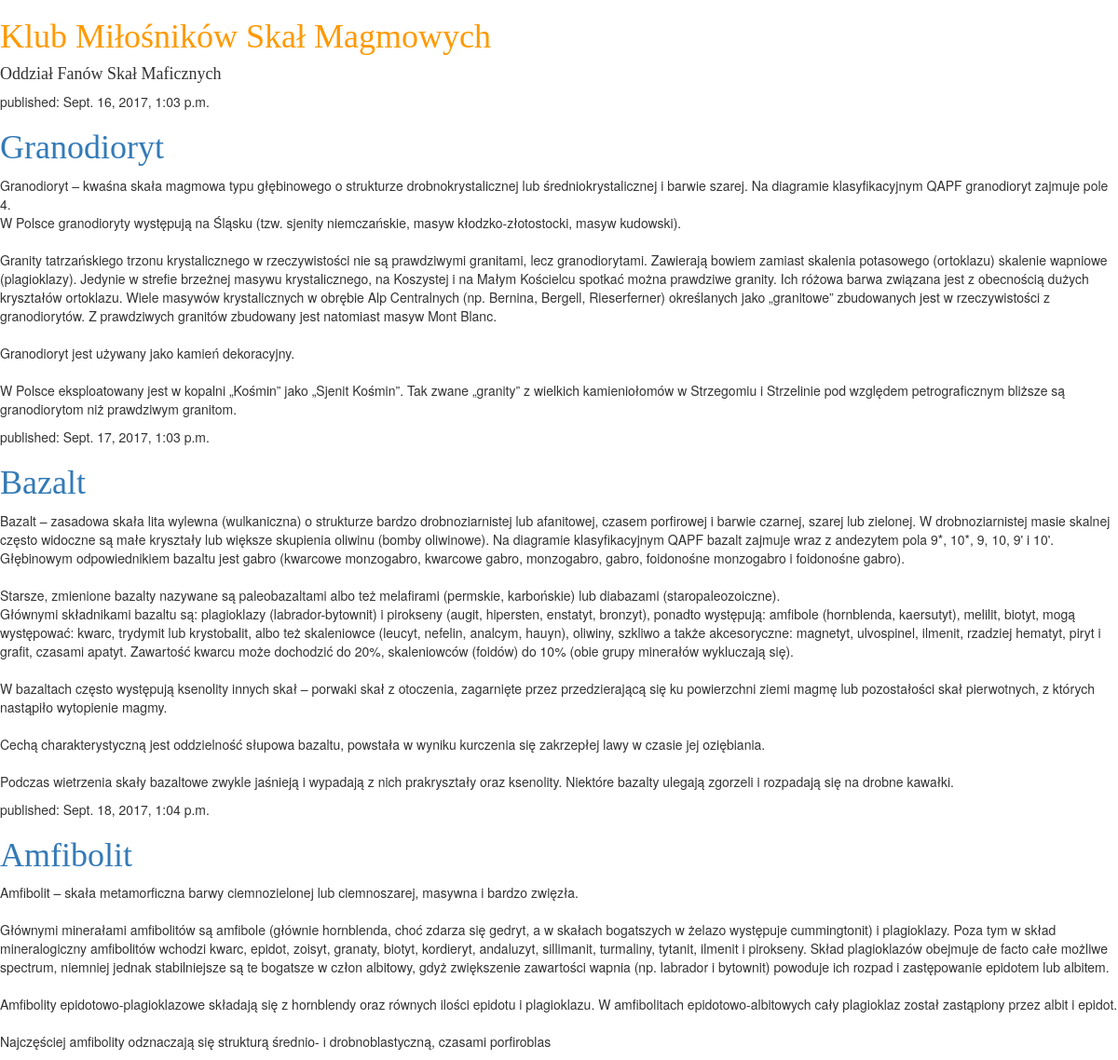
The app's page /, older data.
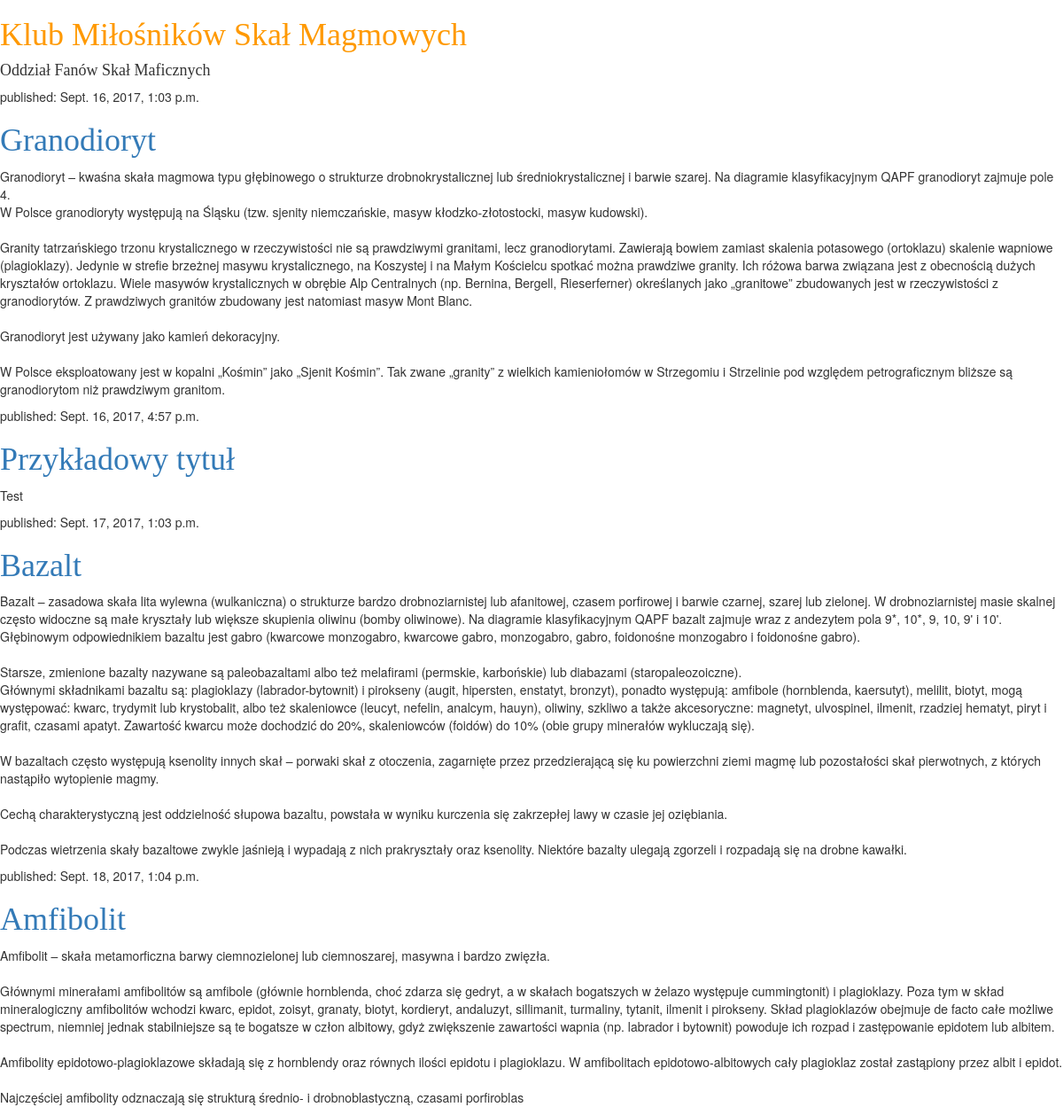
The same page, newer data.
### blog/models.py (models this page shows, shortened)
class Post(models.Model):
    author = models.ForeignKey('auth.User')
    title = models.CharField(max_length=200)
    text = models.TextField()
    created_date = models.DateTimeField(
            default=timezone.now)
    published_date = models.DateTimeField(
            blank=True, null=True)

### blog/views.py (the view)
# urls.py: url(r'^$', views.post_list, name='post_list'),
def post_list(request):
    posts = Post.objects.filter(published_date__lte=timezone.now()).order_by('published_date')
    return render(request, 'blog/post_list.html', {'posts': posts})

### blog/templates/blog/post_list.html (shortened to what this page needs)
{% load staticfiles %}
<!DOCTYPE html>
 <html xmlns="http://www.w3.org/1999/xhtml" xml:lang="pl" lang="pl">
<head>
    <link rel="stylesheet" href="//maxcdn.bootstrapcdn.com/bootstrap/3.2.0/css/bootstrap.min.css">
    <link rel="stylesheet" href="//maxcdn.bootstrapcdn.com/bootstrap/3.2.0/css/bootstrap-theme.min.css">
    <link rel="stylesheet" href="{% static 'css/blog.css' %}">
</head>
<html>
    <body>
        <h1>Klub Miłośników Skał Magmowych</h1>
        <h4>Oddział Fanów Skał Maficznych</h4>
{% for post in posts %}
    <div>
        <p>published: {{ post.published_date }}</p>
        <h1><a href="">{{ post.title }}</a></h1>
        <p>{{ post.text|linebreaksbr }}</p>
    </div>
{% endfor %}
    </body>
</html>

### static/css/blog.css (style rules this page uses)
h1, h2, h3 { font-family: 'Lobster', cursive; color: #ff9900; }
h4 { font-family: 'Lobster', cursive; }

Row changes from the older to the newer data that the page shows:
added Post: published_date "Sept. 16, 2017, 4:57 p.m.", title "Przykładowy tytuł", text "Test"
